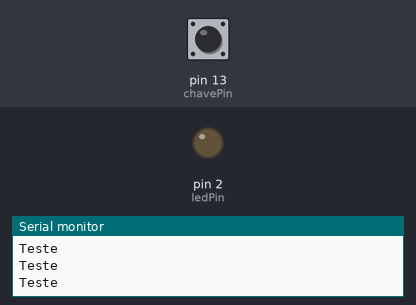
This sketch was run on a simulated Arduino Uno, built with avr-gcc and run on an emulated ATmega328P. On the bench: output pins drawn as LEDs (lit = HIGH), the last lines printed to the serial monitor. Inputs (shaded band) come from the test bench; at power-on: pin 13 (chavePin) HIGH.

Above: at 1.2 s.
1.3 s: pin 13 (chavePin) pulled LOW for 0.15 s
At 2.3 s:
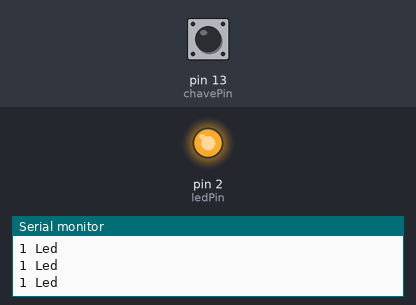
4.4 s: pin 13 (chavePin) pulled LOW for 3.2 s
Timing chart, 0 to 14.5 s (numbered marks = the images above; inputs shaded):
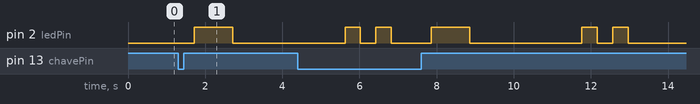

Measured:
- after the input at 1.3 s, pin 2 (ledPin): LOW → HIGH after 0.42 s, → LOW 1.0 s later

The sketch:

Lab_2.ino
```cpp
#include <Arduino.h>

const int chavePin = 13;  // Pino da chave no Arduino Uno
const int ledPin = 2;   // Pino do LED no Arduino Uno

enum Estados { ESPERA, CHAVE_PRESSIONADA, CHAVE_LIBERADA, LED_ACESO, LED_APAGADO, LED_PISCANDO };
Estados estado = ESPERA;

unsigned long inicioEstado;
const long duracaoPulso = 250; // 250 ms


void setup() {
  Serial.begin(9600);
  pinMode(chavePin, INPUT_PULLUP);
  pinMode(ledPin, OUTPUT);
}
void loop() {
  switch (estado) {
    case ESPERA:
      Serial.println("Teste");
      if (chavePressionada()) {
        estado = CHAVE_PRESSIONADA;
        inicioEstado = millis();
      }
      break;

    case CHAVE_PRESSIONADA:
      Serial.println("Chave pressionada");
      if (!chavePressionada()) {
        estado = CHAVE_LIBERADA;
        inicioEstado = millis();
      }
      break;

    case CHAVE_LIBERADA:
      Serial.println("Chave solta");
      if (millis() - inicioEstado >= duracaoPulso) {
        estado = LED_ACESO;
        digitalWrite(ledPin, HIGH);
        inicioEstado = millis();
      }
      break;

    case LED_ACESO:
      Serial.println("1 Led");
      if (millis() - inicioEstado >= 1000) {
        estado = LED_APAGADO;
        digitalWrite(ledPin, LOW);
        inicioEstado = millis();
      }
      break;

    case LED_APAGADO:
      Serial.println("Led apagado");
      if (millis() - inicioEstado >= 2000) {
        estado = LED_PISCANDO;
        inicioEstado = millis();
      }
      break;

    case LED_PISCANDO:
      Serial.println(millis() - inicioEstado);
      if (millis() - inicioEstado >= 500) {
        delay(400);
        Serial.println("1");
        digitalWrite(ledPin, !digitalRead(ledPin)); // Inverte o estado do LED
      }
      if (millis() - inicioEstado >= 2000) {
        Serial.println("2");
        estado = ESPERA;
        digitalWrite(ledPin, LOW); // Garante que o LED está desligado no final
      }
      break;
  }
}

bool chavePressionada() {
  // Leitura da chave com debounce simples
  static bool ultimaLeitura = HIGH; // Estado anterior da chave
  bool leituraAtual = digitalRead(chavePin);
  if (leituraAtual != ultimaLeitura) {
    delay(5); // Debounce de 5 ms
    leituraAtual = digitalRead(chavePin);
    return true;
  }
  ultimaLeitura = leituraAtual;
  return false; // Retorna true no ciclo de descida
}
```
